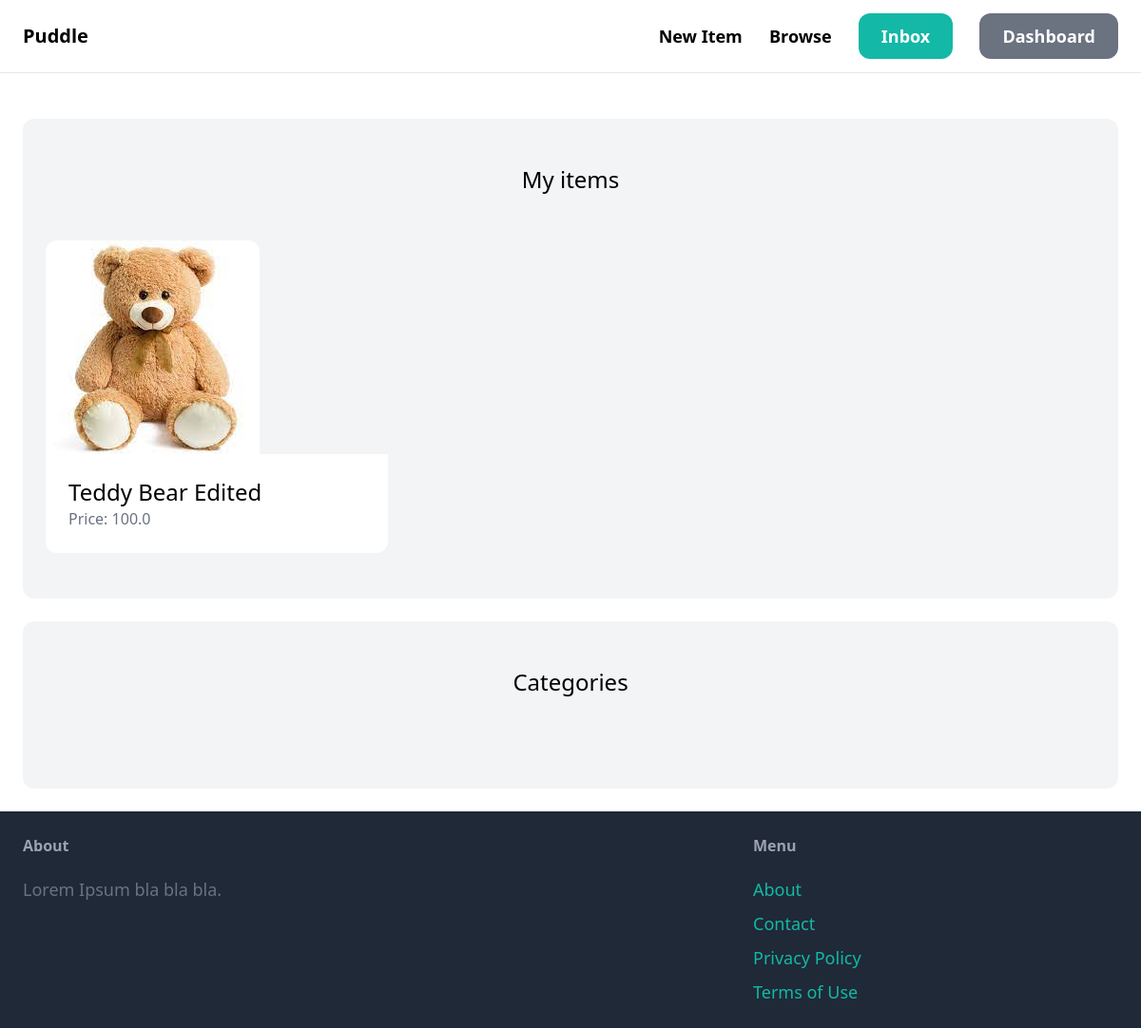
The page /dashboard/ (signed in) on the database its author committed.
### item/models.py (models this page shows, shortened)
class Item(models.Model):
    category = models.ForeignKey(Category, related_name='items', on_delete=models.CASCADE)
    name = models.CharField(max_length=255)
    description = models.TextField(blank=True, null=True)
    price = models.FloatField()
    image = models.ImageField(upload_to='item_images', blank=True, null=True)
    is_sold = models.BooleanField(default=False)
    created_by = models.ForeignKey(User, related_name='items', on_delete=models.CASCADE)
    created_at = models.DateTimeField(auto_now_add=True)

### dashboard/views.py (the view)
# urls.py: path('', views.index, name='index'),
@login_required
def index(request):
    items = Item.objects.filter(created_by=request.user)
    return render(request, 'dashboard/index.html', {
        'items': items,
    })

### dashboard/templates/dashboard/index.html (shortened to what this page needs)
{% extends 'core/base.html' %}
{% block content %}
    <div class="mt-6 px-6 py-12 bg-gray-100 rounded-xl">
        <h2 class="mb-12 text-2xl text-center">My items</h2>
        <div class="grid grid-cols-3 gap-3">
            {% for item in items %}
                <div>
                    <a href="{% url 'item:detail' item.id %}">
                        <div>
                            <img src="{{ item.image.url }}" class="rounded-t-xl">
                        </div>
                        <div class="p-6 bg-white rounded-b-xl">
                            <h2 class="text-2xl">{{ item.name }}</h2>
                            <p class="text-gray-500">Price: {{ item.price }}</p>
                        </div>
                    </a>
                </div>
            {% endfor %}
        </div>
    </div>
    <div class="mt-6 px-6 py-12 bg-gray-100 rounded-xl">
        <h2 class="mb-12 text-2xl text-center">Categories</h2>
    </div>
{% endblock %}

### rows shown on the page
Item: image (picture), name "Teddy Bear Edited", price "100.0"
